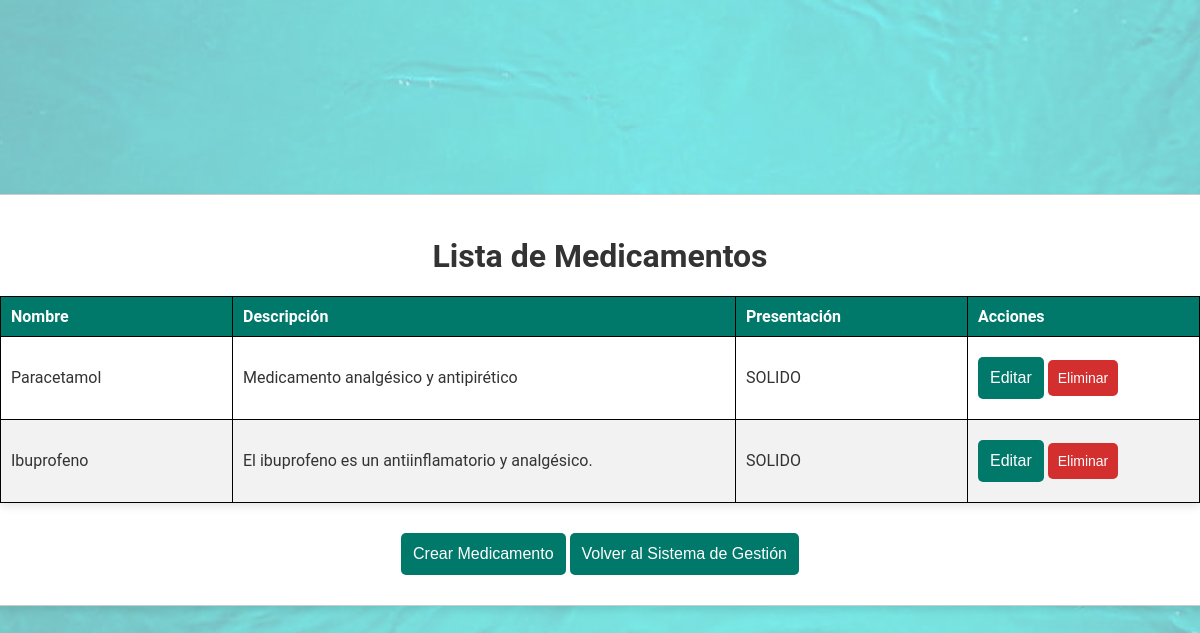
Page /medicamentos/ on the earlier database version.
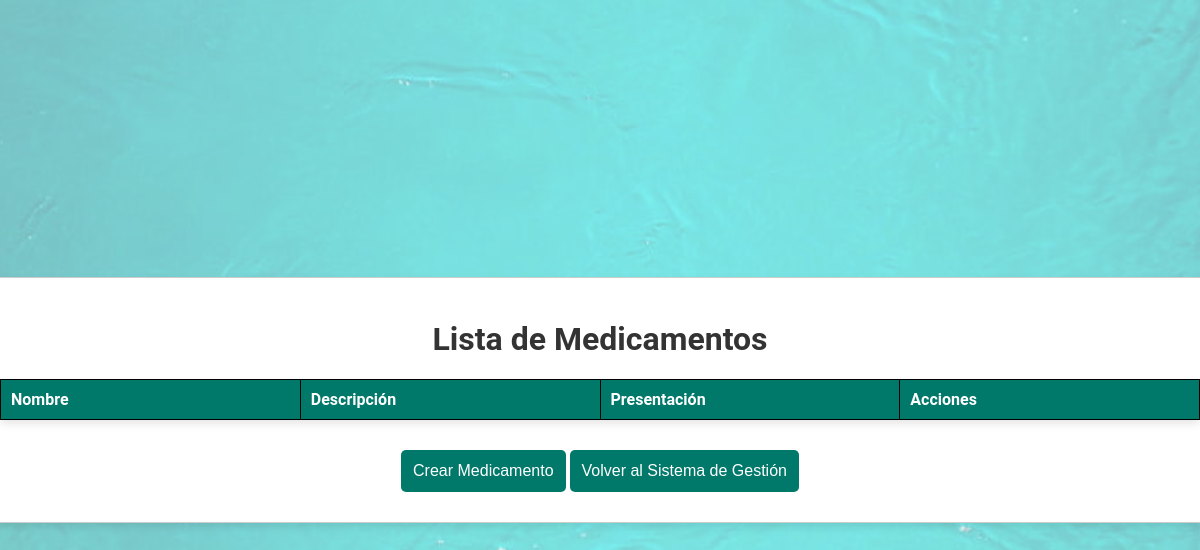
Same page on the later database version.
### Farmacia/models.py (models this page shows, shortened)
class Medicamento(models.Model):
    nombre_medicamento = models.CharField(max_length=50)
    descripcion = models.CharField(max_length=50)
    presentación = models.CharField(
        max_length=50,
        choices=[(tag.name, tag.value) for tag in Presentación]  # Usamos los valores del Enum
    )

### Farmacia/views.py (the view)
# urls.py: path('medicamentos/', views.medicamento_list, name='medicamento_list'),
def medicamento_list(request):
    medicamentos = Medicamento.objects.all()
    return render(request, 'medicamentos/medicamento_list.html', {'medicamentos': medicamentos})

### templates/medicamentos/medicamento_list.html (shortened to what this page needs)
<!DOCTYPE html>
<html lang="es">
<head>
    {% load static %}
    <link rel="stylesheet" href="{% static 'css/tablas.css' %}">
</head>
<body class="medicamento-list">
    <div class="container">
        <h1>Lista de Medicamentos</h1>
        <table class="styled-table">
            <thead>
                <tr>
                    <th>Nombre</th>
                    <th>Descripción</th>
                    <th>Presentación</th>
                    <th>Acciones</th>
                </tr>
            </thead>
            <tbody>
                {% for medicamento in medicamentos %}
                    <tr>
                        <td>{{ medicamento.nombre_medicamento }}</td>
                        <td>{{ medicamento.descripcion }}</td>
                        <td>{{ medicamento.presentación }}</td>
                        <td>
                            <a href="{% url 'medicamento_update' medicamento.pk %}"><button class="edit">Editar</button></a>
                            <a href="{% url 'medicamento_delete' medicamento.pk %}"><button class="delete">Eliminar</button></a>
                        </td>
                    </tr>
                {% endfor %}
            </tbody>
        </table>
        <a href="{% url 'medicamento_create' %}"><button>Crear Medicamento</button></a>
        <a href="{% url 'management_system' %}"><button>Volver al Sistema de Gestión</button></a>
    </div>
</body>
</html>

Differences in the rows shown:
removed Medicamento: nombre_medicamento "Paracetamol", descripcion "Medicamento analgésico y antipirético", presentación "SOLIDO"
removed Medicamento: nombre_medicamento "Ibuprofeno", descripcion "El ibuprofeno es un antiinflamatorio y analgésico.", presentación "SOLIDO"
